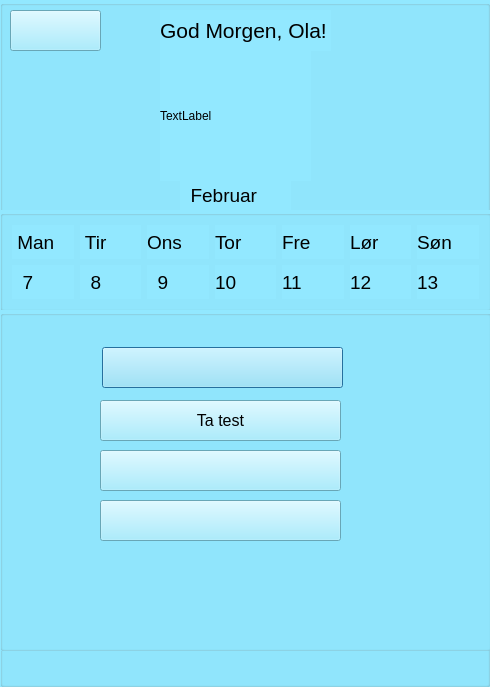
<?xml version="1.0" encoding="UTF-8"?>
<ui version="4.0">
 <class>MainWindowUserDialog</class>
 <widget class="QDialog" name="MainWindowUserDialog">
  <property name="geometry">
   <rect>
    <x>0</x>
    <y>0</y>
    <width>490</width>
    <height>687</height>
   </rect>
  </property>
  <property name="windowTitle">
   <string>Dialog</string>
  </property>
  <property name="styleSheet">
   <string notr="true">background-color: rgb(146, 232, 255);</string>
  </property>
  <widget class="QGroupBox" name="groupBox">
   <property name="geometry">
    <rect>
     <x>0</x>
     <y>0</y>
     <width>490</width>
     <height>687</height>
    </rect>
   </property>
   <property name="title">
    <string/>
   </property>
   <widget class="QGroupBox" name="groupBox_3">
    <property name="geometry">
     <rect>
      <x>0</x>
      <y>210</y>
      <width>491</width>
      <height>101</height>
     </rect>
    </property>
    <property name="styleSheet">
     <string notr="true">color: rgb(0, 0, 0);</string>
    </property>
    <property name="title">
     <string/>
    </property>
    <layout class="QGridLayout" name="gridLayout">
     <item row="0" column="3">
      <widget class="QLabel" name="label_Thursday">
       <property name="font">
        <font>
         <pointsize>14</pointsize>
        </font>
       </property>
       <property name="text">
        <string>Tor</string>
       </property>
      </widget>
     </item>
     <item row="0" column="1">
      <widget class="QLabel" name="label_Tuesday">
       <property name="font">
        <font>
         <pointsize>14</pointsize>
        </font>
       </property>
       <property name="text">
        <string> Tir</string>
       </property>
      </widget>
     </item>
     <item row="0" column="5">
      <widget class="QLabel" name="label_Saturday">
       <property name="font">
        <font>
         <pointsize>14</pointsize>
        </font>
       </property>
       <property name="text">
        <string>Lør</string>
       </property>
      </widget>
     </item>
     <item row="0" column="2">
      <widget class="QLabel" name="label_Wednesday">
       <property name="font">
        <font>
         <pointsize>14</pointsize>
        </font>
       </property>
       <property name="text">
        <string>Ons</string>
       </property>
      </widget>
     </item>
     <item row="1" column="1">
      <widget class="QLabel" name="label_Tuesday_NR">
       <property name="font">
        <font>
         <pointsize>14</pointsize>
        </font>
       </property>
       <property name="text">
        <string>  8</string>
       </property>
      </widget>
     </item>
     <item row="1" column="3">
      <widget class="QLabel" name="label_Thursday_NR">
       <property name="font">
        <font>
         <pointsize>14</pointsize>
        </font>
       </property>
       <property name="text">
        <string>10</string>
       </property>
      </widget>
     </item>
     <item row="0" column="0">
      <widget class="QLabel" name="label_Monday">
       <property name="font">
        <font>
         <pointsize>14</pointsize>
        </font>
       </property>
       <property name="text">
        <string> Man</string>
       </property>
      </widget>
     </item>
     <item row="1" column="0">
      <widget class="QLabel" name="label_Monday_NR">
       <property name="font">
        <font>
         <pointsize>14</pointsize>
        </font>
       </property>
       <property name="text">
        <string>  7</string>
       </property>
      </widget>
     </item>
     <item row="0" column="4">
      <widget class="QLabel" name="label_Friday">
       <property name="font">
        <font>
         <pointsize>14</pointsize>
        </font>
       </property>
       <property name="text">
        <string>Fre</string>
       </property>
      </widget>
     </item>
     <item row="1" column="5">
      <widget class="QLabel" name="label_Saturday_NR">
       <property name="font">
        <font>
         <pointsize>14</pointsize>
        </font>
       </property>
       <property name="text">
        <string>12</string>
       </property>
      </widget>
     </item>
     <item row="1" column="2">
      <widget class="QLabel" name="label_Wednesday_NR">
       <property name="font">
        <font>
         <pointsize>14</pointsize>
        </font>
       </property>
       <property name="text">
        <string>  9</string>
       </property>
      </widget>
     </item>
     <item row="1" column="4">
      <widget class="QLabel" name="label_Friday_NR">
       <property name="font">
        <font>
         <pointsize>14</pointsize>
        </font>
       </property>
       <property name="text">
        <string>11</string>
       </property>
      </widget>
     </item>
     <item row="0" column="6">
      <widget class="QLabel" name="label_Sunday">
       <property name="font">
        <font>
         <pointsize>14</pointsize>
        </font>
       </property>
       <property name="text">
        <string>Søn</string>
       </property>
      </widget>
     </item>
     <item row="1" column="6">
      <widget class="QLabel" name="label_Sunday_NR">
       <property name="font">
        <font>
         <pointsize>14</pointsize>
        </font>
       </property>
       <property name="text">
        <string>13</string>
       </property>
      </widget>
     </item>
    </layout>
   </widget>
   <widget class="QGroupBox" name="groupBox_2">
    <property name="geometry">
     <rect>
      <x>0</x>
      <y>310</y>
      <width>491</width>
      <height>341</height>
     </rect>
    </property>
    <property name="title">
     <string/>
    </property>
    <widget class="QPushButton" name="pushButton_Profile">
     <property name="geometry">
      <rect>
       <x>102</x>
       <y>37</y>
       <width>241</width>
       <height>41</height>
      </rect>
     </property>
     <property name="baseSize">
      <size>
       <width>0</width>
       <height>0</height>
      </size>
     </property>
     <property name="styleSheet">
      <string notr="true">border-image: url(:/Assets/Buttons/profil_active.png);</string>
     </property>
     <property name="text">
      <string/>
     </property>
    </widget>
    <widget class="QPushButton" name="pushButton_startTest">
     <property name="geometry">
      <rect>
       <x>100</x>
       <y>90</y>
       <width>241</width>
       <height>41</height>
      </rect>
     </property>
     <property name="font">
      <font>
       <pointsize>12</pointsize>
      </font>
     </property>
     <property name="styleSheet">
      <string notr="true">background-color: rgb(146, 232, 255);
color: rgb(0, 0, 0);</string>
     </property>
     <property name="text">
      <string>Ta test</string>
     </property>
    </widget>
    <widget class="QPushButton" name="pushButton_Results">
     <property name="geometry">
      <rect>
       <x>100</x>
       <y>140</y>
       <width>241</width>
       <height>41</height>
      </rect>
     </property>
     <property name="styleSheet">
      <string notr="true">border-image: url(:/Assets/Buttons/resultater_active.png);</string>
     </property>
     <property name="text">
      <string/>
     </property>
    </widget>
    <widget class="QPushButton" name="pushButton_Reminders">
     <property name="geometry">
      <rect>
       <x>100</x>
       <y>190</y>
       <width>241</width>
       <height>41</height>
      </rect>
     </property>
     <property name="styleSheet">
      <string notr="true">border-image: url(:/Assets/Buttons/oversikt_active.png);
color: rgb(0, 0, 0);</string>
     </property>
     <property name="text">
      <string/>
     </property>
    </widget>
   </widget>
   <widget class="QLabel" name="label_profilePicture_Main">
    <property name="geometry">
     <rect>
      <x>160</x>
      <y>50</y>
      <width>151</width>
      <height>131</height>
     </rect>
    </property>
    <property name="text">
     <string>TextLabel</string>
    </property>
   </widget>
   <widget class="QLabel" name="label_Greeting">
    <property name="geometry">
     <rect>
      <x>160</x>
      <y>10</y>
      <width>171</width>
      <height>41</height>
     </rect>
    </property>
    <property name="font">
     <font>
      <pointsize>16</pointsize>
     </font>
    </property>
    <property name="styleSheet">
     <string notr="true">color: rgb(0, 0, 0);</string>
    </property>
    <property name="text">
     <string>God Morgen, Ola!</string>
    </property>
   </widget>
   <widget class="QLabel" name="label">
    <property name="geometry">
     <rect>
      <x>180</x>
      <y>180</y>
      <width>111</width>
      <height>31</height>
     </rect>
    </property>
    <property name="font">
     <font>
      <pointsize>14</pointsize>
     </font>
    </property>
    <property name="styleSheet">
     <string notr="true">color: rgb(0, 0, 0);</string>
    </property>
    <property name="text">
     <string>  Februar</string>
    </property>
   </widget>
   <widget class="QPushButton" name="pushButton_2">
    <property name="geometry">
     <rect>
      <x>10</x>
      <y>10</y>
      <width>91</width>
      <height>41</height>
     </rect>
    </property>
    <property name="styleSheet">
     <string notr="true">border-image: url(:/Assets/Buttons/avslutt_active.png);</string>
    </property>
    <property name="text">
     <string/>
    </property>
   </widget>
  </widget>
 </widget>
 <resources/>
 <connections/>
</ui>
